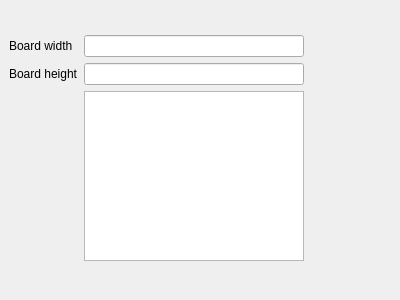
<?xml version="1.0" encoding="UTF-8"?>
<ui version="4.0">
 <class>PatternInfoPage</class>
 <widget class="QWizardPage" name="PatternInfoPage">
  <property name="geometry">
   <rect>
    <x>0</x>
    <y>0</y>
    <width>400</width>
    <height>300</height>
   </rect>
  </property>
  <property name="windowTitle">
   <string>WizardPage</string>
  </property>
  <widget class="QWidget" name="">
   <property name="geometry">
    <rect>
     <x>9</x>
     <y>15</y>
     <width>325</width>
     <height>246</height>
    </rect>
   </property>
   <layout class="QGridLayout" name="gridLayout">
    <property name="topMargin">
     <number>20</number>
    </property>
    <property name="rightMargin">
     <number>30</number>
    </property>
    <item row="0" column="0">
     <widget class="QLabel" name="widthLabel">
      <property name="text">
       <string>Board width</string>
      </property>
     </widget>
    </item>
    <item row="0" column="1">
     <widget class="QLineEdit" name="width"/>
    </item>
    <item row="1" column="0">
     <widget class="QLabel" name="heightLabel">
      <property name="text">
       <string>Board height</string>
      </property>
     </widget>
    </item>
    <item row="1" column="1">
     <widget class="QLineEdit" name="height"/>
    </item>
    <item row="2" column="1">
     <widget class="QGraphicsView" name="sampleImage">
      <property name="maximumSize">
       <size>
        <width>400</width>
        <height>200</height>
       </size>
      </property>
      <property name="layoutDirection">
       <enum>Qt::LeftToRight</enum>
      </property>
     </widget>
    </item>
   </layout>
  </widget>
 </widget>
 <resources/>
 <connections/>
</ui>
